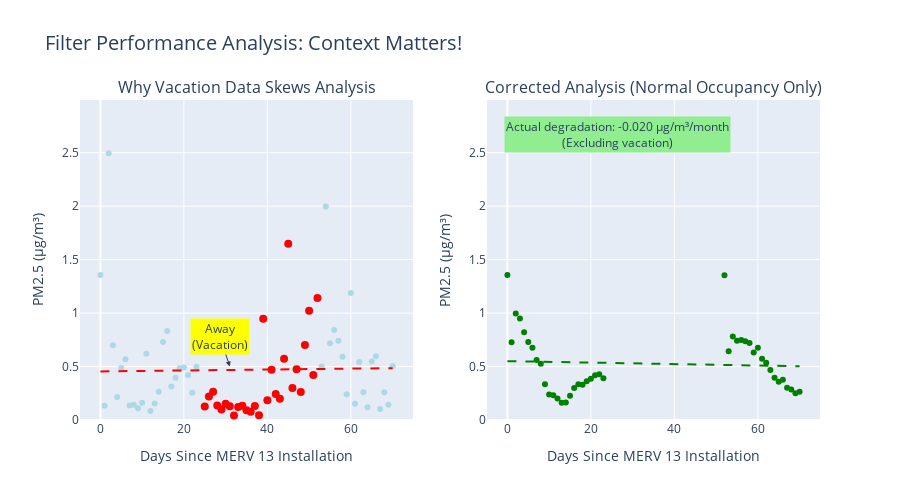

Notebook code cell kept with this figure:
### Markdown cell above
## 3. Daily Patterns Analysis

**⚠️ Privacy Note**: The daily patterns analysis can reveal sensitive information about your household routines, including:
- Wake/sleep times
- When you're home vs away
- Cooking schedules
- Weekend vs weekday habits

**Recommendation**: Create a separate `local-analysis.ipynb` notebook for detailed personal pattern analysis that you don't plan to share publicly. The next cell contains sample code you can move to your private notebook.

### Code cell
# Analyze filter efficiency degradation with vacation correction
import plotly.graph_objects as go
from plotly.subplots import make_subplots
from scipy import stats

# Calculate days since MERV 13 installation
merv13_date = event_dates["MERV 13 Upgrade"]
df_post_merv13 = df_hourly[df_hourly.index >= merv13_date].copy()
df_post_merv13["days_since_install"] = (df_post_merv13.index - merv13_date).days

# ⚠️ IMPORTANT: Exclude vacation period for accurate analysis
vacation_start = pd.to_datetime("2025-06-10")
vacation_end = pd.to_datetime("2025-06-24")
erv_fixed = pd.to_datetime("2025-07-08")  # ~2 weeks after return

# Create mask for normal occupancy periods
normal_occupancy = ~((df_post_merv13.index >= vacation_start) & (df_post_merv13.index <= erv_fixed))
df_normal = df_post_merv13[normal_occupancy].copy()

# Calculate 7-day rolling average for smooth trend
df_normal["pm25_7day"] = df_normal["PM2_5"].rolling("7D").mean()

# Group by days and calculate daily average
daily_avg_all = (
    df_post_merv13.groupby("days_since_install")["PM2_5"]
    .rolling("7D")
    .mean()
    .groupby("days_since_install")
    .mean()
)
daily_avg_normal = df_normal.groupby("days_since_install")["pm25_7day"].mean().dropna()

# Calculate trends
slope_bad, intercept_bad, _, _, _ = stats.linregress(
    daily_avg_all.index.values, daily_avg_all.values
)
slope_real, intercept_real, r_value, _, _ = stats.linregress(
    daily_avg_normal.index.values, daily_avg_normal.values
)

# Create visualization
fig = make_subplots(
    rows=1,
    cols=2,
    subplot_titles=(
        "Why Vacation Data Skews Analysis",
        "Corrected Analysis (Normal Occupancy Only)",
    ),
    specs=[[{"type": "scatter"}, {"type": "scatter"}]],
)

# Plot 1: All data with vacation highlighted
fig.add_trace(
    go.Scatter(
        x=daily_avg_all.index,
        y=daily_avg_all.values,
        mode="markers",
        marker=dict(size=6, color="lightblue"),
        name="All data",
        showlegend=False,
    ),
    row=1,
    col=1,
)

# Highlight vacation period
vacation_days = daily_avg_all[
    (daily_avg_all.index >= (vacation_start - merv13_date).days)
    & (daily_avg_all.index <= (erv_fixed - merv13_date).days)
]
fig.add_trace(
    go.Scatter(
        x=vacation_days.index,
        y=vacation_days.values,
        mode="markers",
        marker=dict(size=8, color="red"),
        name="Vacation/ERV issue",
        showlegend=False,
    ),
    row=1,
    col=1,
)

# Misleading trend line
fig.add_trace(
    go.Scatter(
        x=daily_avg_all.index,
        y=intercept_bad + slope_bad * daily_avg_all.index,
        mode="lines",
        line=dict(color="red", dash="dash"),
        name=f"Misleading trend: {slope_bad * 30:.3f} μg/m³/month",
        showlegend=False,
    ),
    row=1,
    col=1,
)

# Add vacation annotation
fig.add_annotation(
    x=(vacation_start - merv13_date).days + 7,
    y=0.5,
    text="Away<br>(Vacation)",
    showarrow=True,
    arrowhead=2,
    bgcolor="yellow",
    row=1,
    col=1,
)

# Plot 2: Corrected analysis
fig.add_trace(
    go.Scatter(
        x=daily_avg_normal.index,
        y=daily_avg_normal.values,
        mode="markers",
        marker=dict(size=6, color="green"),
        name="Normal occupancy",
        showlegend=False,
    ),
    row=1,
    col=2,
)

# Real trend line
fig.add_trace(
    go.Scatter(
        x=daily_avg_normal.index,
        y=intercept_real + slope_real * daily_avg_normal.index,
        mode="lines",
        line=dict(color="green", dash="dash"),
        name=f"Real trend: {slope_real * 30:.3f} μg/m³/month",
        showlegend=False,
    ),
    row=1,
    col=2,
)

# Add text box with results
fig.add_annotation(
    x=0.05,
    y=0.95,
    text=f"Actual degradation: {slope_real * 30:.3f} μg/m³/month<br>(Excluding vacation)",
    showarrow=False,
    bgcolor="lightgreen",
    xref="x2 domain",
    yref="y2 domain",
)

# Update layout
fig.update_xaxes(title_text="Days Since MERV 13 Installation", row=1, col=1)
fig.update_xaxes(title_text="Days Since MERV 13 Installation", row=1, col=2)
fig.update_yaxes(
    title_text="PM2.5 (μg/m³)", row=1, col=1, range=[0, max(1, daily_avg_all.max() * 1.2)]
)
fig.update_yaxes(
    title_text="PM2.5 (μg/m³)", row=1, col=2, range=[0, max(1, daily_avg_all.max() * 1.2)]
)

fig.update_layout(
    title_text="Filter Performance Analysis: Context Matters!", title_font_size=20, height=500
)

fig.show()

print("\n😄 Data Science Lesson Learned:")
print(f"With vacation data: {slope_bad * 30:.3f} μg/m³/month (false 'improvement')")
print(f"Without vacation: {slope_real * 30:.3f} μg/m³/month (actual slight improvement)")
print("\nYour filters are actually getting BETTER over time!")
print("This is normal for new MERV 13 filters - they can improve initially")

### Figure 1 — Plotly figure (JSON) as saved in the notebook; plotly's stock layout.template omitted (floating-point values rounded to 4 significant figures)
{"data": [{"marker": {"color": "lightblue", "size": 6}, "mode": "markers", "name": "All data", "showlegend": false, "type": "scatter", "x": [0, 1, 2, 3, 4, 5, 6, 7, 8, 9, 10, 11, 12, 13, 14, 15, 16, 17, 18, 19, 20, 21, 22, 23, 24, 25, 26, 27, 28, 29, 30, 31, 32, 33, 34, 35, 36, 37, 38, 39, 40, 41, 42, 43, 44, 45, 46, 47, 48, 49, 50, 51, 52, 53, 54, 55, 56, 57, 58, 59, 60, 61, 62, 63, 64, 65, 66, 67, 68, 69, 70], "xaxis": "x", "y": [1.356, 0.1328, 2.494, 0.6999, 0.2162, 0.4873, 0.5683, 0.1347, 0.1415, 0.1093, 0.1604, 0.6188, 0.08434, 0.1536, 0.2647, 0.7303, 0.8332, 0.3132, 0.3953, 0.4842, 0.4917, 0.422, 0.2552, 0.4981, 0.9034, 0.1273, 0.2203, 0.265, 0.1363, 0.09862, 0.1526, 0.1285, 0.04218, 0.1205, 0.1322, 0.09066, 0.0783, 0.1315, 0.04442, 0.9468, 0.1852, 0.4703, 0.243, 0.1994, 0.5736, 1.648, 0.3001, 0.4746, 0.2624, 0.7023, 1.022, 0.42, 1.141, 0.4994, 1.997, 0.7172, 0.8418, 0.7401, 0.5917, 0.2398, 1.188, 0.1529, 0.5422, 0.2589, 0.12, 0.5461, 0.5971, 0.1024, 0.2585, 0.1422, 0.5017], "yaxis": "y"}, {"marker": {"color": "red", "size": 8}, "mode": "markers", "name": "Vacation/ERV issue", "showlegend": false, "type": "scatter", "x": [24, 25, 26, 27, 28, 29, 30, 31, 32, 33, 34, 35, 36, 37, 38, 39, 40, 41, 42, 43, 44, 45, 46, 47, 48, 49, 50, 51, 52], "xaxis": "x", "y": [0.9034, 0.1273, 0.2203, 0.265, 0.1363, 0.09862, 0.1526, 0.1285, 0.04218, 0.1205, 0.1322, 0.09066, 0.0783, 0.1315, 0.04442, 0.9468, 0.1852, 0.4703, 0.243, 0.1994, 0.5736, 1.648, 0.3001, 0.4746, 0.2624, 0.7023, 1.022, 0.42, 1.141], "yaxis": "y"}, {"line": {"color": "red", "dash": "dash"}, "mode": "lines", "name": "Misleading trend: 0.013 μg/m³/month", "showlegend": false, "type": "scatter", "x": [0, 1, 2, 3, 4, 5, 6, 7, 8, 9, 10, 11, 12, 13, 14, 15, 16, 17, 18, 19, 20, 21, 22, 23, 24, 25, 26, 27, 28, 29, 30, 31, 32, 33, 34, 35, 36, 37, 38, 39, 40, 41, 42, 43, 44, 45, 46, 47, 48, 49, 50, 51, 52, 53, 54, 55, 56, 57, 58, 59, 60, 61, 62, 63, 64, 65, 66, 67, 68, 69, 70], "xaxis": "x", "y": [0.4544, 0.4548, 0.4552, 0.4557, 0.4561, 0.4565, 0.457, 0.4574, 0.4579, 0.4583, 0.4587, 0.4592, 0.4596, 0.46, 0.4605, 0.4609, 0.4613, 0.4618, 0.4622, 0.4626, 0.4631, 0.4635, 0.464, 0.4644, 0.4648, 0.4653, 0.4657, 0.4661, 0.4666, 0.467, 0.4674, 0.4679, 0.4683, 0.4687, 0.4692, 0.4696, 0.47, 0.4705, 0.4709, 0.4714, 0.4718, 0.4722, 0.4727, 0.4731, 0.4735, 0.474, 0.4744, 0.4748, 0.4753, 0.4757, 0.4761, 0.4766, 0.477, 0.4774, 0.4779, 0.4783, 0.4788, 0.4792, 0.4796, 0.4801, 0.4805, 0.4809, 0.4814, 0.4818, 0.4822, 0.4827, 0.4831, 0.4835, 0.484, 0.4844, 0.4848], "yaxis": "y"}, {"marker": {"color": "green", "size": 6}, "mode": "markers", "name": "Normal occupancy", "showlegend": false, "type": "scatter", "x": [0, 1, 2, 3, 4, 5, 6, 7, 8, 9, 10, 11, 12, 13, 14, 15, 16, 17, 18, 19, 20, 21, 22, 23, 52, 53, 54, 55, 56, 57, 58, 59, 60, 61, 62, 63, 64, 65, 66, 67, 68, 69, 70], "xaxis": "x2", "y": [1.356, 0.7279, 0.9969, 0.9503, 0.8218, 0.7302, 0.676, 0.5607, 0.5251, 0.3353, 0.2374, 0.2316, 0.2018, 0.162, 0.1641, 0.2264, 0.3, 0.3351, 0.3301, 0.3625, 0.3859, 0.4182, 0.4286, 0.3912, 1.354, 0.642, 0.7818, 0.7407, 0.7473, 0.7376, 0.7211, 0.6321, 0.6761, 0.5718, 0.5348, 0.468, 0.3953, 0.3579, 0.3775, 0.3018, 0.285, 0.2499, 0.2642], "yaxis": "y2"}, {"line": {"color": "green", "dash": "dash"}, "mode": "lines", "name": "Real trend: -0.020 μg/m³/month", "showlegend": false, "type": "scatter", "x": [0, 1, 2, 3, 4, 5, 6, 7, 8, 9, 10, 11, 12, 13, 14, 15, 16, 17, 18, 19, 20, 21, 22, 23, 52, 53, 54, 55, 56, 57, 58, 59, 60, 61, 62, 63, 64, 65, 66, 67, 68, 69, 70], "xaxis": "x2", "y": [0.5506, 0.5499, 0.5492, 0.5485, 0.5478, 0.5471, 0.5465, 0.5458, 0.5451, 0.5444, 0.5437, 0.543, 0.5424, 0.5417, 0.541, 0.5403, 0.5396, 0.5389, 0.5383, 0.5376, 0.5369, 0.5362, 0.5355, 0.5349, 0.515, 0.5144, 0.5137, 0.513, 0.5123, 0.5116, 0.5109, 0.5103, 0.5096, 0.5089, 0.5082, 0.5075, 0.5068, 0.5062, 0.5055, 0.5048, 0.5041, 0.5034, 0.5028], "yaxis": "y2"}], "layout": {"annotations": [{"font": {"size": 16}, "showarrow": false, "text": "Why Vacation Data Skews Analysis", "x": 0.225, "xanchor": "center", "xref": "paper", "y": 1, "yanchor": "bottom", "yref": "paper"}, {"font": {"size": 16}, "showarrow": false, "text": "Corrected Analysis (Normal Occupancy Only)", "x": 0.775, "xanchor": "center", "xref": "paper", "y": 1, "yanchor": "bottom", "yref": "paper"}, {"arrowhead": 2, "bgcolor": "yellow", "showarrow": true, "text": "Away<br>(Vacation)", "x": 31, "xref": "x", "y": 0.5, "yref": "y"}, {"bgcolor": "lightgreen", "showarrow": false, "text": "Actual degradation: -0.020 μg/m³/month<br>(Excluding vacation)", "x": 0.05, "xref": "x2 domain", "y": 0.95, "yref": "y2 domain"}], "height": 500, "title": {"font": {"size": 20}, "text": "Filter Performance Analysis: Context Matters!"}, "xaxis": {"anchor": "y", "domain": [0, 0.45], "title": {"text": "Days Since MERV 13 Installation"}}, "xaxis2": {"anchor": "y2", "domain": [0.55, 1], "title": {"text": "Days Since MERV 13 Installation"}}, "yaxis": {"anchor": "x", "domain": [0, 1], "range": [0, 2.993], "title": {"text": "PM2.5 (μg/m³)"}}, "yaxis2": {"anchor": "x2", "domain": [0, 1], "range": [0, 2.993], "title": {"text": "PM2.5 (μg/m³)"}}}}
